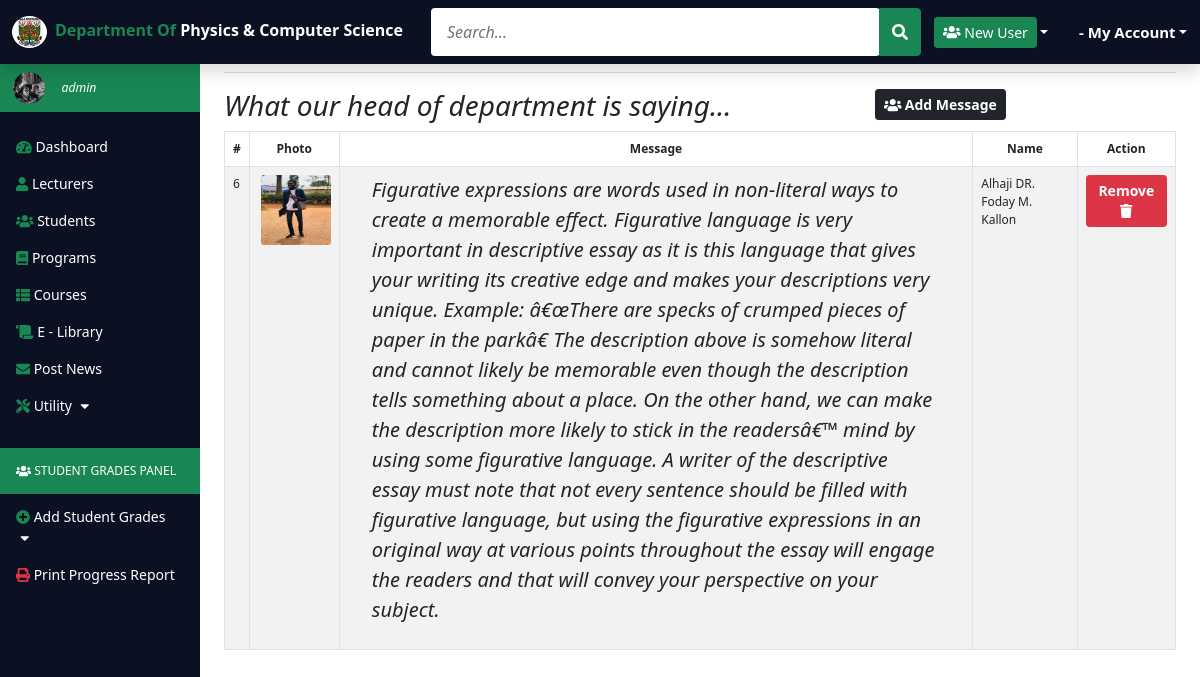
The app's page /admin/admin-add-quote.php with its own data.
### tables this page shows
CREATE TABLE IF NOT EXISTS `tblstudentmessage` (
  `messageID` int(11) NOT NULL AUTO_INCREMENT,
  `hodimage` varchar(225) NOT NULL,
  `hodname` varchar(50) NOT NULL,
  `hodmessage` text,
  PRIMARY KEY (`messageID`)
);

### admin/admin-add-quote.php (the view, shortened to what this page needs)
<?php
      require 'admin-dashboard-header.php';
      include 'admin-dashboard-sidebar.php';
?>
    <main class="col-md-9 ms-sm-auto col-lg-10 px-md-4 mt-5">
      <div class="row">
    <div class="col-md-8">
    <h3 class="fst-italic">What our head of department is saying... </h3>
</div>
<div class="col-md-4">
<button class="btn btn-dark btn-sm fw-bold" data-bs-toggle="modal" data-bs-target="#Modal1"><i class="fas fa-users"></i> Add Message</button>
</div>
</div>
<div class="row">
<div class="col-md-12">
<table id="dash-table" class="table table-striped table-bordered table-hover table-responsive" style="font-size:12px" cellspacing="0">
<thead>
<tr class="text-center">
        <th>#</th>
        <th>Photo</th>
        <th>Message</th>
        <th>Name</th>
        <th>Action</th>
</tr>
</thead>
<tbody>
<tr>
<?php
require '../includes/connection.php';
$sql = "SELECT * FROM tblstudentmessage";
$result = mysqli_query($conn, $sql);
$rowCount = mysqli_num_rows($result);
if ($rowCount > 0){
 while ($row = mysqli_fetch_assoc($result)){ ?>
<td><?php echo $row['messageID'];?></td>
<td><img class="img-profile" src="../<?php echo $row['hodimage'];?>" alt="<?php echo $row['messageID'];?>"/></td>
<td><?php echo $row['hodmessage'];?></td>
<td><?php echo $row['hodname'];?></td>
<td class="text-center">
<div class="btn-group">
   <a class="btn btn-danger btn-sm fw-bold" href="controller.php?removemessage=<?php echo $row['messageID'];?>" onclick="return confirm('Do you want to remove this message?')";>Remove <i class="fas fa-trash"></i></a>
</div></td>
</tr>
<?php }
   }
        ?>
</tbody>
</table>
</div>
</div>
</main>
<?php require 'admin-dashboard-footer.php';?>
  </body>
</html>

### assets/css/dashboard.css (style rules this page uses)
:root { --bs-blue: #0d6efd; --bs-indigo: #6610f2; --bs-purple: #6f42c1; --bs-pink: #d63384; --bs-red: #dc3545; --bs-orange: #fd7e14; --bs-yellow: #ffc107; --bs-green: #198754; --bs-teal: #20c997; --bs-cyan: #0dcaf0; --bs-white: #fff; --bs-gray: #6c757d; --bs-gray-dark: #343a40; --bs-primary: #0d6efd; --bs-secondary: #6c757d; --bs-success: #198754; --bs-info: #0dcaf0; --bs-warning: #ffc107; --bs-danger: #dc3545; --bs-light: #f8f9fa; --bs-dark: #212529; --dark: #0c1023; --bs-font-sans-serif: system-ui,-apple-system,"Segoe UI",Roboto,"Helvetica Neue",Arial,"Noto Sans","Liberation Sans",sans-serif,"Apple Color Emoji","Segoe UI Emoji","Segoe UI Symbol","Noto Color Emoji"; --bs-font-monospace: SFMono-Regular,Menlo,Monaco,Consolas,"Liberation Mono","Courier New",monospace; --bs-gradient: linear-gradient(180deg, rgba(255, 255, 255, 0.15), rgba(255, 255, 255, 0)); }
body { font-size: .875rem; }
.img-profile { width: 70px !important; height: 70px !important; margin-left: 3px; border-radius: 3px; }
.text-center { text-align: center !important; }

### records on screen
tblstudentmessage: messageID "6", hodimage (picture), hodmessage "Figurative expressions are words used in non-literal ways to create a memorable effect. Figurative language is very important in descriptive essay as it is this language that gives your writing its creative edge and makes your descriptions very unique. Example: â€œThere are specks of crumped pieces of paper in the parkâ€ The description above is somehow literal and cannot likely be memorable even though the description tells something about a place. On the other hand, we can make the description more likely to stick in the readersâ€™ mind by using some figurative language. A writer of the descriptive essay must note that not every sentence should be filled with figurative language, but…", hodname "Alhaji DR. Foday M. Kallon"
